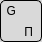
              <widget class="QWidget" name="key_G" native="true">
               <property name="minimumSize">
                <size>
                 <width>42</width>
                 <height>42</height>
                </size>
               </property>
               <property name="maximumSize">
                <size>
                 <width>42</width>
                 <height>42</height>
                </size>
               </property>
               <property name="styleSheet">
                <string notr="true">border: 1px solid black;
background-color: #D9D9D9; 
border-radius: 5px;
 color: black; 
</string>
               </property>
               <layout class="QGridLayout" name="gridLayout_39" rowstretch="0,0,0,0" columnstretch="0,0,0">
                <property name="leftMargin">
                 <number>0</number>
                </property>
                <property name="topMargin">
                 <number>0</number>
                </property>
                <property name="rightMargin">
                 <number>0</number>
                </property>
                <property name="bottomMargin">
                 <number>0</number>
                </property>
                <property name="spacing">
                 <number>0</number>
                </property>
                <item row="3" column="0">
                 <widget class="QLabel" name="label_97">
                  <property name="styleSheet">
                   <string notr="true">border: none; background: transparent</string>
                  </property>
                  <property name="text">
                   <string/>
                  </property>
                 </widget>
                </item>
                <item row="3" column="2">
                 <widget class="QLabel" name="label_96">
                  <property name="styleSheet">
                   <string notr="true">border: none;  background: transparent</string>
                  </property>
                  <property name="text">
                   <string> П</string>
                  </property>
                 </widget>
                </item>
                <item row="2" column="0">
                 <widget class="QLabel" name="label_98">
                  <property name="styleSheet">
                   <string notr="true">border: none;  background: transparent</string>
                  </property>
                  <property name="text">
                   <string>  G</string>
                  </property>
                 </widget>
                </item>
               </layout>
              </widget>
